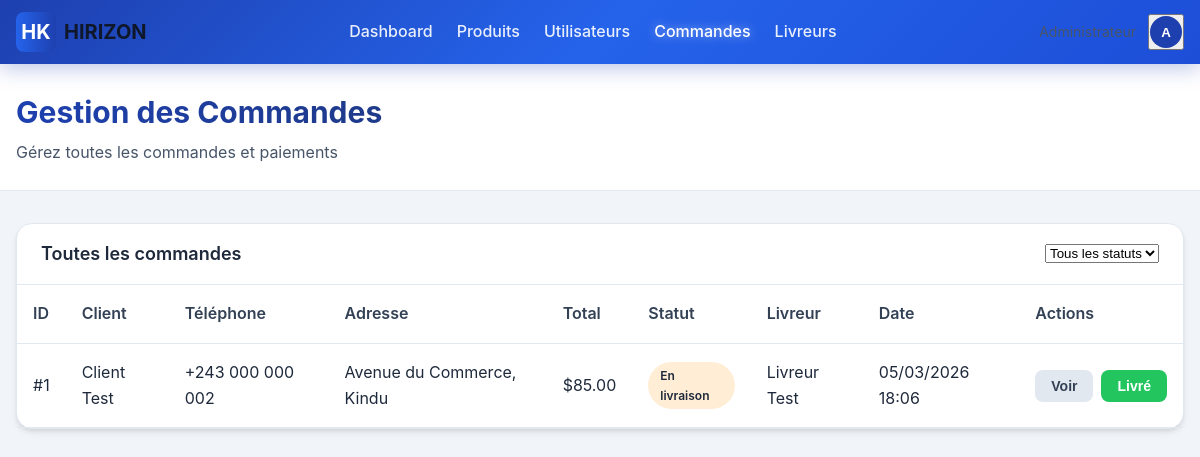
/admin/commandes.php (signed in), run on the app's committed database.
### tables this page shows
CREATE TABLE IF NOT EXISTS users (
    id INT AUTO_INCREMENT PRIMARY KEY,
    name VARCHAR(255) NOT NULL,
    email VARCHAR(255) NOT NULL UNIQUE,
    phone VARCHAR(50),
    password VARCHAR(255) NOT NULL,
    profile_image TEXT,
    role ENUM('client', 'admin', 'livreur') NOT NULL DEFAULT 'client',
    address TEXT,
    city VARCHAR(100),
    latitude DECIMAL(10, 8),
    longitude DECIMAL(11, 8),
    is_active TINYINT(1) DEFAULT 1,
    created_at TIMESTAMP DEFAULT CURRENT_TIMESTAMP,
    updated_at TIMESTAMP DEFAULT CURRENT_TIMESTAMP ON UPDATE CURRENT_TIMESTAMP
);

CREATE TABLE IF NOT EXISTS orders (
    id INT AUTO_INCREMENT PRIMARY KEY,
    user_id INT NOT NULL,
    customer_name VARCHAR(255) NOT NULL,
    customer_phone VARCHAR(50) NOT NULL,
    customer_address TEXT NOT NULL,
    customer_city VARCHAR(100) NOT NULL,
    customer_latitude DECIMAL(10, 8),
    customer_longitude DECIMAL(11, 8),
    total_amount DECIMAL(10, 2) NOT NULL,
    status ENUM('en_attente', 'paye', 'en_preparation', 'en_livraison', 'livre', 'annule') NOT NULL DEFAULT 'en_attente',
    delivery_person_id INT,
    created_at TIMESTAMP DEFAULT CURRENT_TIMESTAMP,
    updated_at TIMESTAMP DEFAULT CURRENT_TIMESTAMP ON UPDATE CURRENT_TIMESTAMP,
    FOREIGN KEY (user_id) REFERENCES users(id) ON DELETE CASCADE,
    FOREIGN KEY (delivery_person_id) REFERENCES users(id) ON DELETE SET NULL
);

### config/functions.php (called while the page is built, shortened)
<?php
function getCurrentUser() {
    $db = getDB();
    $stmt = $db->prepare("SELECT * FROM users WHERE id = ? AND is_active = 1");
    $stmt->execute([$_SESSION['user_id']]);
    $user = $stmt->fetch();
    return $user ?: null;
}
function requireRole($roles) {
    $user = getCurrentUser();
    return $user;
}
function getAllOrders() {
    $db = getDB();
    $stmt = $db->query("SELECT o.*, u.name as user_name, u.phone as user_phone
                        FROM orders o
                        LEFT JOIN users u ON o.user_id = u.id
                        ORDER BY o.created_at DESC");
    return $stmt->fetchAll();
}

### admin/commandes.php (the view, shortened to what this page needs)
<?php
require_once '../config/functions.php';
$user = requireRole(['admin']);
$orders = getAllOrders();
$statusLabels = [
    'en_attente' => 'En attente',
    'paye' => 'Payé',
    'en_preparation' => 'En préparation',
    'en_livraison' => 'En livraison',
    'livre' => 'Livré',
    'annule' => 'Annulé',
];
$statusColors = [
    'en_attente' => 'bg-yellow-100 text-yellow-800 border-yellow-200',
    'paye' => 'bg-blue-100 text-blue-800 border-blue-200',
    'en_preparation' => 'bg-purple-100 text-purple-800 border-purple-200',
    'en_livraison' => 'bg-orange-100 text-orange-800 border-orange-200',
    'livre' => 'bg-green-100 text-green-800 border-green-200',
    'annule' => 'bg-red-100 text-red-800 border-red-200',
];
?>
<!DOCTYPE html>
<html lang="fr">
<head>
    <link rel="stylesheet" href="../css/style.css">
</head>
<body>
    <header class="header">
        <div class="container">
            <div class="flex items-center justify-between" style="height: 4rem;">
                <div class="flex items-center gap-4">
                    <a href="../index.php" class="flex items-center gap-2">
                        <div class="w-10 h-10 bg-gradient-to-r from-blue-600 to-blue-800 rounded-lg flex items-center justify-center text-white font-bold text-xl">HK</div>
                        <span class="text-xl font-bold text-gray-900">HIRIZON</span>
                    </a>
                </div>
                <nav class="hidden md:flex items-center gap-6">
                    <a href="../index.php" class="header-nav-link">Dashboard</a>
                    <a href="../produits.php" class="header-nav-link">Produits</a>
                    <a href="../utilisateurs.php" class="header-nav-link">Utilisateurs</a>
                    <a href="../commandes.php" class="header-nav-link active">Commandes</a>
                    <a href="../livreurs.php" class="header-nav-link">Livreurs</a>
                </nav>
                <div class="flex items-center gap-3">
                    <span class="text-sm text-gray-600"><?= htmlspecialchars($user['name']) ?></span>
                    <div class="dropdown">
                        <button onclick="toggleDropdown()" class="flex items-center gap-2 cursor-pointer">
                            <div class="w-8 h-8 bg-blue-600 rounded-full flex items-center justify-center text-white font-semibold">
                                <?= strtoupper(substr($user['name'], 0, 1)) ?>
                            </div>
                        </button>
                    </div>
                </div>
            </div>
        </div>
    </header>
    <main class="min-h-screen bg-gray-50">
        <div class="bg-white shadow-sm border-b border-gray-200">
            <div class="container py-6">
                <div class="flex flex-col md:flex-row md:items-center md:justify-between gap-4">
                    <div>
                        <h1 class="text-3xl font-bold text-gradient">Gestion des Commandes</h1>
                        <p class="text-gray-600 mt-1">Gérez toutes les commandes et paiements</p>
                    </div>
                </div>
            </div>
        </div>
        <div class="container py-8">
            <div class="card">
                <div class="card-header flex items-center justify-between">
                    <h2 class="text-lg font-semibold">Toutes les commandes</h2>
                    <div class="flex gap-2">
                        <select id="statusFilter" class="input" onchange="filterOrders()">
                            <option value="">Tous les statuts</option>
                        </select>
                    </div>
                </div>
                <div class="table-container">
                    <table class="table" id="ordersTable">
                        <thead>
                            <tr>
                                <th>ID</th>
                                <th>Client</th>
                                <th>Téléphone</th>
                                <th>Adresse</th>
                                <th>Total</th>
                                <th>Statut</th>
                                <th>Livreur</th>
                                <th>Date</th>
                                <th>Actions</th>
                            </tr>
                        </thead>
                        <tbody>
                            <?php foreach ($orders as $order): ?>
                                <tr data-status="<?= $order['status'] ?>">
                                    <td>#<?= $order['id'] ?></td>
                                    <td><?= htmlspecialchars($order['customer_name']) ?></td>
                                    <td><?= htmlspecialchars($order['customer_phone']) ?></td>
                                    <td><?= htmlspecialchars($order['customer_address']) ?>, <?= htmlspecialchars($order['customer_city']) ?></td>
                                    <td>$<?= number_format($order['total_amount'], 2) ?></td>
                                    <td>
                                        <span class="status-badge <?= $statusColors[$order['status']] ?>">
                                            <?= $statusLabels[$order['status']] ?>
                                        </span>
                                    </td>
                                    <td>
                                        <?php if ($order['delivery_person_id']): ?>
                                            <?php
                                                $db = getDB();
                                                $stmt = $db->prepare("SELECT name FROM users WHERE id = ?");
                                                $stmt->execute([$order['delivery_person_id']]);
                                                $livreur = $stmt->fetch();
                                                echo htmlspecialchars($livreur['name'] ?? 'N/A');
                                            ?>
                                        <?php else: ?>
                                            <span class="text-gray-400">Non assigné</span>
                                        <?php endif; ?>
                                    </td>
                                    <td><?= date('d/m/Y H:i', strtotime($order['created_at'])) ?></td>
                                    <td>
                                        <div class="flex gap-2">
                                            <button onclick="viewOrder(<?= $order['id'] ?>)" class="btn btn-secondary btn-sm">Voir</button>
                                            <?php if (in_array($order['status'], ['en_livraison'])): ?>
                                                <form method="POST" style="display: inline;">
                                                    <button type="submit" class="btn btn-success btn-sm">Livré</button>
                                                </form>
                                            <?php endif; ?>
                                        </div>
                                    </td>
                                </tr>
                            <?php endforeach; ?>
                        </tbody>
                    </table>
                </div>
            </div>
        </div>
    </main>
</body>
</html>

### css/style.css (style rules this page uses)
:root { --primary: #1e40af; --primary-dark: #1e3a8a; --primary-light: #3b82f6; --secondary: #64748b; --success: #22c55e; --warning: #eab308; --danger: #ef4444; --info: #0ea5e9; --dark: #0f172a; --light: #f8fafc; --gray-100: #f1f5f9; --gray-200: #e2e8f0; --gray-300: #cbd5e1; --gray-400: #94a3b8; --gray-500: #64748b; --gray-600: #475569; --gray-700: #334155; --gray-800: #1e293b; --gray-900: #0f172a; }
* { margin: 0; padding: 0; box-sizing: border-box; }
body { font-family: -apple-system, BlinkMacSystemFont, 'Segoe UI', Roboto, 'Helvetica Neue', Arial, sans-serif; line-height: 1.6; color: var(--gray-800); background: var(--gray-100); }
a { text-decoration: none; color: inherit; }
.container { max-width: 1280px; margin: 0 auto; padding: 0 1rem; }
.btn { display: inline-flex; align-items: center; justify-content: center; padding: 0.75rem 1.5rem; font-weight: 600; border-radius: 0.5rem; transition: all 0.2s; cursor: pointer; border: none; gap: 0.5rem; }
.btn-secondary { background: var(--gray-200); color: var(--gray-700); }
.btn-success { background: var(--success); color: white; }
.btn-sm { padding: 0.5rem 1rem; font-size: 0.875rem; }
.card { background: white; border-radius: 1rem; box-shadow: 0 4px 6px -1px rgba(0, 0, 0, 0.1), 0 2px 4px -1px rgba(0, 0, 0, 0.06); border: 1px solid var(--gray-200); }
.card-header { padding: 1rem 1.5rem; border-bottom: 1px solid var(--gray-200); }
.flex { display: flex; }
.flex-col { flex-direction: column; }
.items-center { align-items: center; }
.justify-center { justify-content: center; }
.justify-between { justify-content: space-between; }
.gap-2 { gap: 0.5rem; }
.gap-3 { gap: 0.75rem; }
.gap-4 { gap: 1rem; }
.gap-6 { gap: 1.5rem; }
.py-6 { padding-top: 1.5rem; padding-bottom: 1.5rem; }
.mt-1 { margin-top: 0.25rem; }
.py-8 { padding-top: 2rem; padding-bottom: 2rem; }
.text-sm { font-size: 0.875rem; }
.text-lg { font-size: 1.125rem; }
.text-xl { font-size: 1.25rem; }
.text-3xl { font-size: 1.875rem; }
.font-semibold { font-weight: 600; }
.font-bold { font-weight: 700; }
.text-white { color: white; }
.text-gray-600 { color: var(--gray-600); }
.text-gray-900 { color: var(--gray-900); }
.bg-white { background-color: white; }
.bg-gray-50 { background-color: var(--gray-100); }
.bg-blue-600 { background-color: var(--primary); }
.bg-orange-100 { background-color: #ffedd5; }
.bg-gradient-to-r { background-image: linear-gradient(to right, var(--primary), var(--primary-dark)); }
.from-blue-600 { --gradient-from: #2563eb; }
.to-blue-800 { --gradient-to: #1e40af; }
.bg-gradient-to-r.from-blue-600.to-blue-800 { background-image: linear-gradient(to right, #2563eb, #1e40af); }
.border-b { border-bottom: 1px solid var(--gray-200); }
.rounded-lg { border-radius: 0.5rem; }
.rounded-full { border-radius: 9999px; }
.w-8 { width: 2rem; }
.w-10 { width: 2.5rem; }
.h-8 { height: 2rem; }
.h-10 { height: 2.5rem; }
.min-h-screen { min-height: 100vh; }
.hidden { display: none; }
@media (min-width: 768px) { .md\:flex { display: flex; } }
@media (min-width: 768px) { .md\:flex-row { flex-direction: row; } }
@media (min-width: 768px) { .md\:items-center { align-items: center; } }
@media (min-width: 768px) { .md\:justify-between { justify-content: space-between; } }
.cursor-pointer { cursor: pointer; }
.header { background: linear-gradient(135deg, #1e40af 0%, #2563eb 50%, #1d4ed8 100%); box-shadow: 0 4px 20px rgba(30, 64, 175, 0.3); position: sticky; top: 0; z-index: 50; }
.header-nav-link { color: rgba(255, 255, 255, 0.9); font-weight: 500; transition: all 0.2s; padding: 0.5rem 0; }
.header-nav-link:hover, .header-nav-link.active { color: white; text-shadow: 0 0 10px rgba(255,255,255,0.5); }
.table-container { overflow-x: auto; }
.table { width: 100%; border-collapse: collapse; }
.table th, .table td { padding: 1rem; text-align: left; border-bottom: 1px solid var(--gray-200); }
.table th { background: var(--gray-50); font-weight: 600; color: var(--gray-700); }
.status-badge { display: inline-flex; align-items: center; padding: 0.25rem 0.75rem; border-radius: 9999px; font-size: 0.75rem; font-weight: 600; }
.dropdown { position: relative; }
.text-gradient { background: linear-gradient(to right, var(--primary), var(--primary-dark)); -webkit-background-clip: text; -webkit-text-fill-color: transparent; background-clip: text; }

### data on the page
users: name "A"
orders: id "1", customer_name "Client Test", customer_phone "+243 000 000 002", customer_address "Avenue du Commerce", customer_city "Kindu", total_amount "85.00", status "En livraison", delivery_person.name "Livreur Test", created_at "05/03/2026 18:06"
